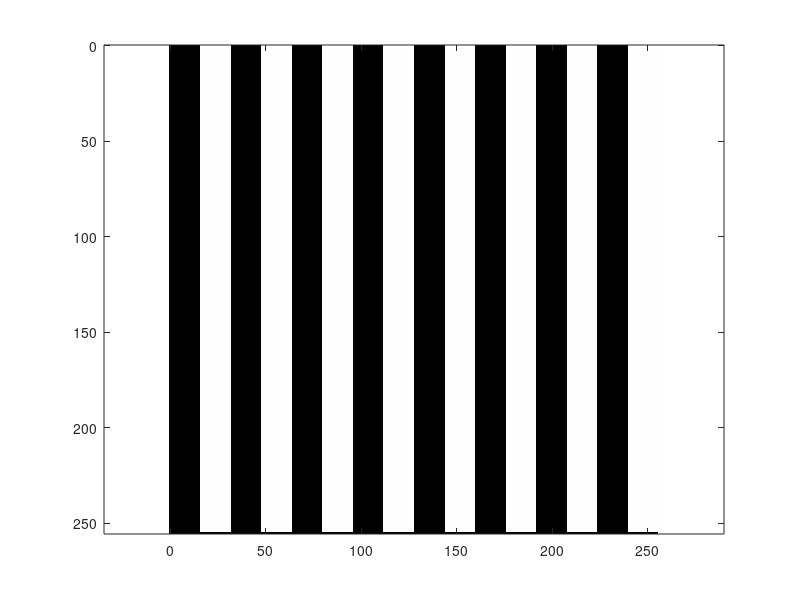
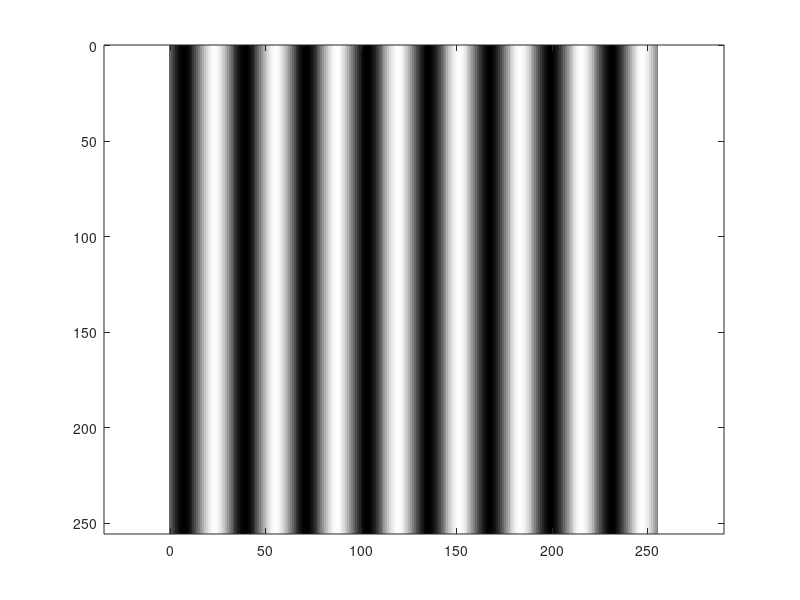
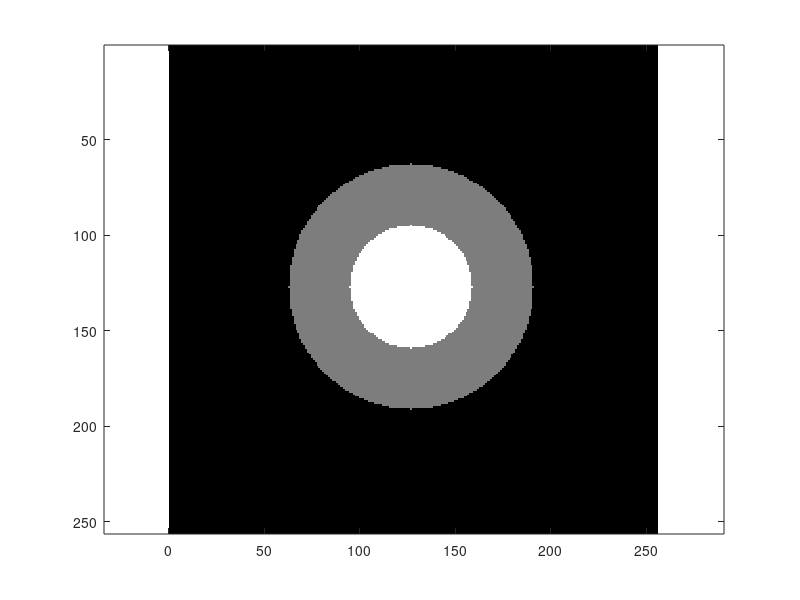

Here is the MATLAB script that generated these plots, in order:
close all

A=zeros(256);  % 256x256 matrix filled with zeros

for x=1:32:255
    A(1:255,x+16:x+31)=255;
end

figure(1)
image([0 255],[0 255],A) % display
axis ij
axis equal
axis tight
colormap(gray(256)) %grayscale

B=zeros(256); % 256x256 matrix filled with zeros

% sin(2*pi*f*t) is the general format
% f=1/32
% 2*pi*f=0.1963

for i=1:256
    for j=1:256
        B(i,j)=-sin(0.1963*j);
    end
end
        
B=B+1;  % range 0 to 2
B=127.5*B;  % range 0 to 255

figure(2)
image([0 255],[0 255],B) % display
axis ij 
axis equal
axis tight
colormap(gray(256)) % grayscale

% theta=0:255/1000:255;
% X=(a+R*cos(theta));
% Y=(a+R*sin(theta));
% w1=max(X);
% w=min(X);
% q1=max(Y);
% q=min(Y);
% X=256;
% Y=256;
% [col,row]= meshgrid(1:X,1:Y);
% a=127;
% R=64;
% img=(row-a).^2+(col-a).^2<= R.^2;
% imshow(img);

C=zeros(256); % 256x256 matrix filled with zeros
D=zeros(256);
a=127;
R=64;
R1=32;
for i=1:256
    for j=1:256
        C(i,j)=(i-a).^2+(j-a).^2<= R.^2;
    end
end
I = uint8(255 * C);
I=I*0.498;

for i=1:256
    for j=1:256
        D(i,j)=(i-a).^2+(j-a).^2<= R1.^2;
    end
end
I1 = uint8(255 * D);

img=I+I1;
figure(3)
imshow(img)
axis on
axis ij
axis equal
axis tight

figure(1)